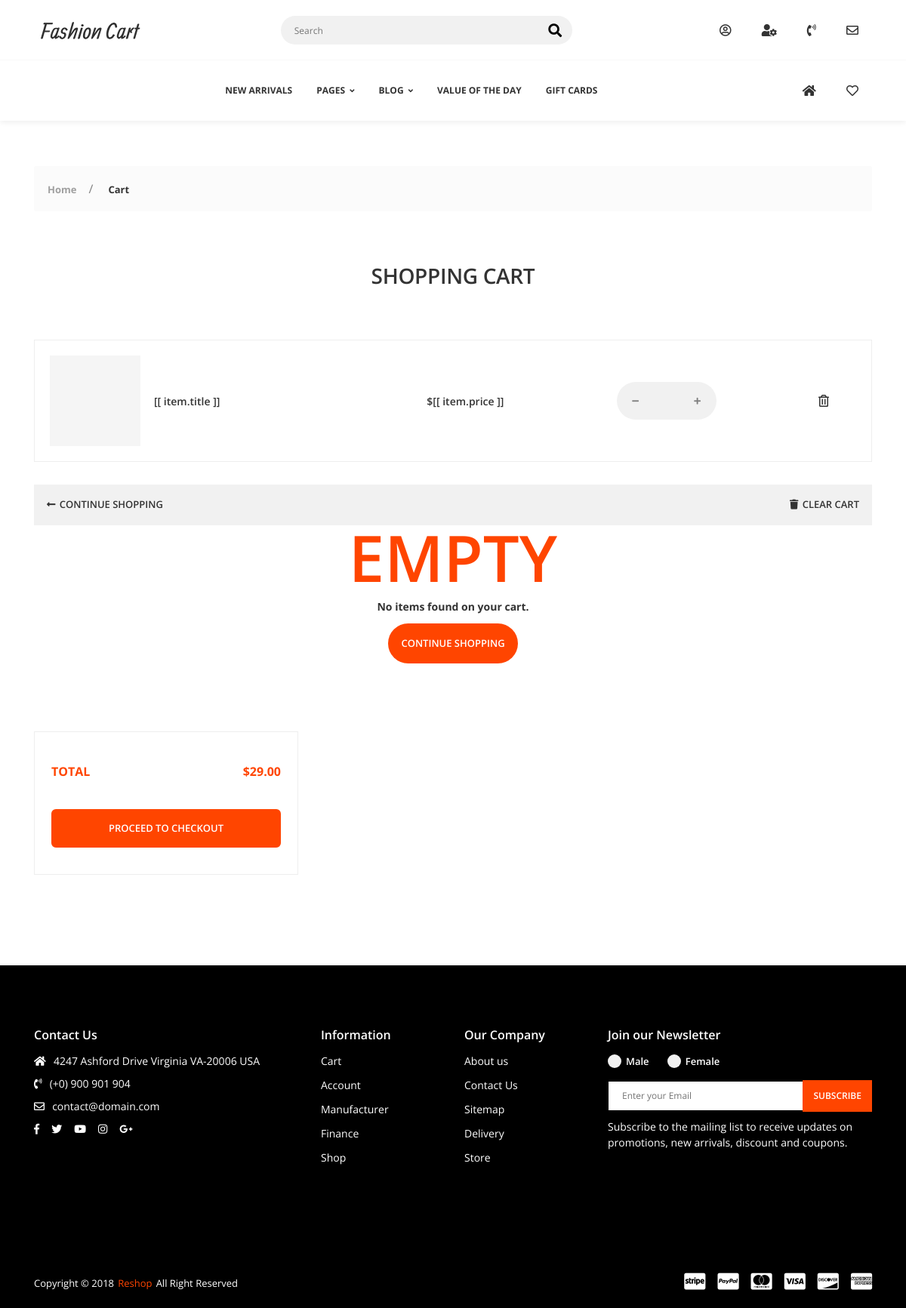
/cart (signed in), run on an earlier commit of the app's database.
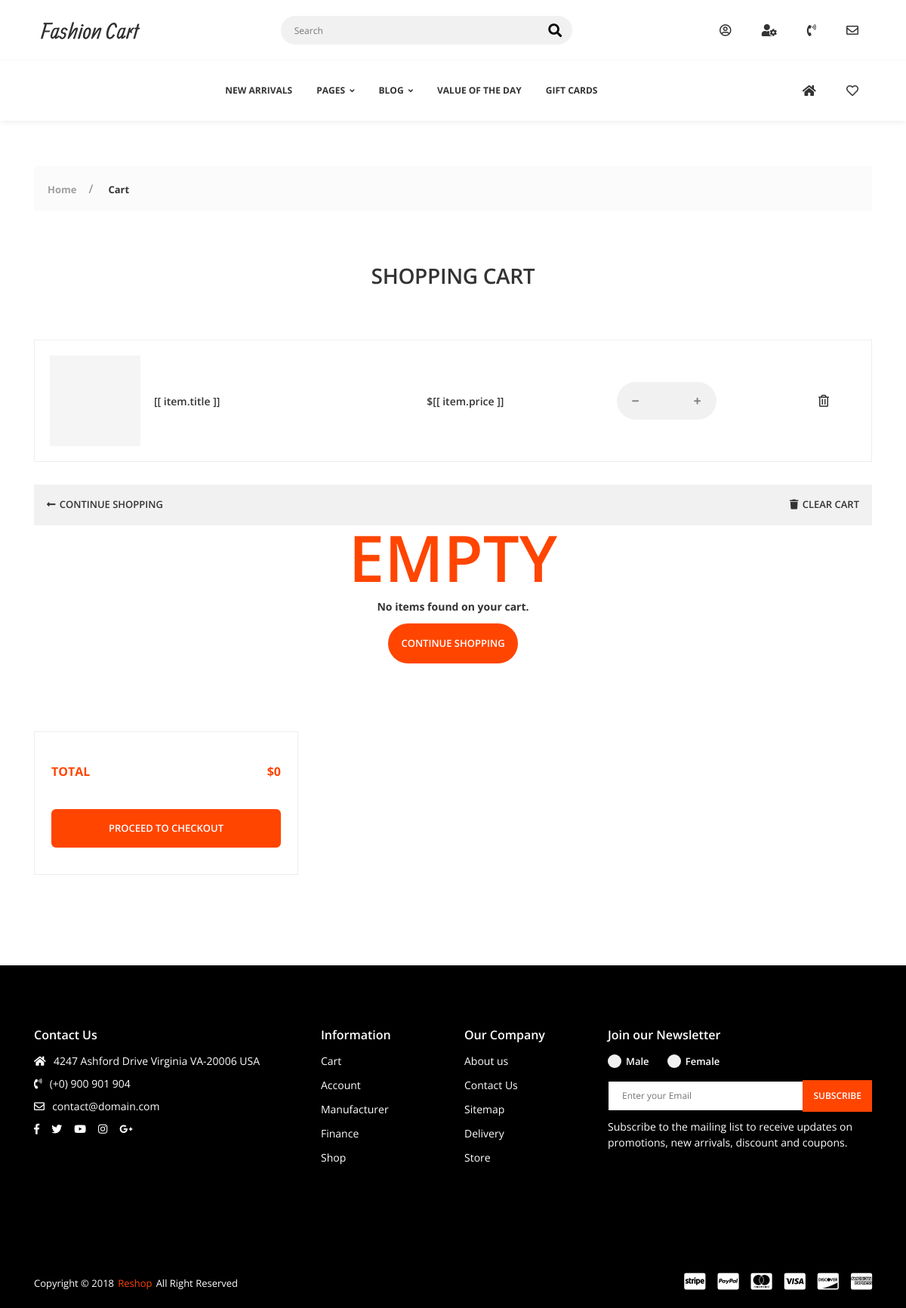
And on a later commit of the database.
### core/models/order.py (models this page shows, shortened)
class Order(models.Model):
    customer: Customer = models.ForeignKey(Customer, on_delete=models.CASCADE)
    date_ordered: datetime = models.DateTimeField(null=True, blank=True)
    date_delivered: datetime = models.DateTimeField(null=True, blank=True)
    cancellion_reason: str = models.CharField(max_length=500, null=True, blank=True)
    status = models.IntegerField(default=OrderStatusChoices.NOT_ORDERED, choices=OrderStatusChoices.choices)
    shipping = models.OneToOneField(ShippingAndBilling, on_delete=models.CASCADE, null=True, blank=True, related_name="orders")
    @property
    def total_price(self) -> float:
        total = 0;
        for item in self.order_items.all().select_related("product"):
            total += item.get_net_price()
        return total

class OrderItem(models.Model):
    order: Order = models.ForeignKey(Order, on_delete=models.CASCADE, related_name="order_items", null=True);
    product: Product = models.ForeignKey(Product, on_delete=models.CASCADE, related_name="order_items")
    quantity: int = models.IntegerField(default=1)
    def get_net_price(self) -> float:
        return self.product.get_price() * self.quantity

### core/models/product.py (models this page shows, shortened)
class Product(models.Model):
    title = models.CharField(max_length=500)
    summary = models.TextField(max_length=1000)
    description = RichTextUploadingField(null=True, blank=True)
    thumbnail = models.ImageField(upload_to="product_thumbnails/")
    price = models.DecimalField(max_digits=12, decimal_places=2)
    discount_price = models.DecimalField(max_digits=12, decimal_places=2, null=True, blank=True)
    timestamp = models.DateTimeField(auto_now_add=True)
    categories = models.ManyToManyField(Category, related_name="products", blank=True)
    for_gender = models.CharField(max_length=10, choices=gender_choices, default="men")
    sold = models.IntegerField(default=0)
    url = models.SlugField(unique=True, null=True, blank=True)
    def get_price(self) -> float:
        if self.discount_price:
            return self.discount_price
        return self.price

### decorators/authorization.py (the view)
    def wrapper(request: HttpRequest) -> HttpResponse:
        if request.user.is_authenticated:
            return func(request)
        else:
            return redirect(reverse("accounts:login") + f"?returnurl={request.path}")

### midllewares/cart.py (called while the page is built)
    def __call__(self, request: HttpRequest):
        if request.user.is_authenticated:
            order, created = Order.objects.get_or_create(
                customer=request.user.customer, date_ordered__isnull=True)
            request.cart = order
        response = self.get_response(request)
        return response

### templates/core/cart.html (shortened to what the changed rows need)
<!DOCTYPE html>
<html class="no-js" lang="en">
<head>
    <link rel="stylesheet" href="/static/css/vendor.css">
    <link rel="stylesheet" href="/static/css/utility.css">
    <link rel="stylesheet" href="/static/css/app.css">
</head>
<body class="config">
    <div id="app">
        <div class="app-content" id="app-actually">
            <div class="u-s-p-b-60">
                <div class="section__intro u-s-m-b-60">
                    <div class="container">
                        <div class="row">
                            <div class="col-lg-12">
                                <div class="section__text-wrap">
                                    <h1 class="section__heading u-c-secondary">SHOPPING CART</h1>
                                </div>
                            </div>
                        </div>
                    </div>
                </div>
            </div>
            <div class="u-s-p-b-60">
                <div class="section__content">
                    <div class="container">
                        <div class="row">
                            <div class="col-lg-12 col-md-12 col-sm-12 u-s-m-b-30">
                                <form class="f-cart">
                                    <div class="row">
                                        <div class="col-lg-4 col-md-6 u-s-m-b-30">
                                            <div class="f-cart__pad-box">
                                                <div class="u-s-m-b-30">
                                                    <table class="f-cart__table">
                                                        <tbody>
                                                            <tr>
                                                                <td>TOTAL</td>
                                                                <td>${{ request.cart.total_price }}</td>
                                                            </tr>
                                                        </tbody>
                                                    </table>
                                                </div>
                                            </div>
                                        </div>
                                    </div>
                                </form>
                            </div>
                        </div>
                    </div>
                </div>
            </div>
        </div>
    </div>
</body>
</html>

What changed in the data, as far as the page shows it:
removed Order: cart.total_price "29.00"
added Order: cart.total_price "0"
